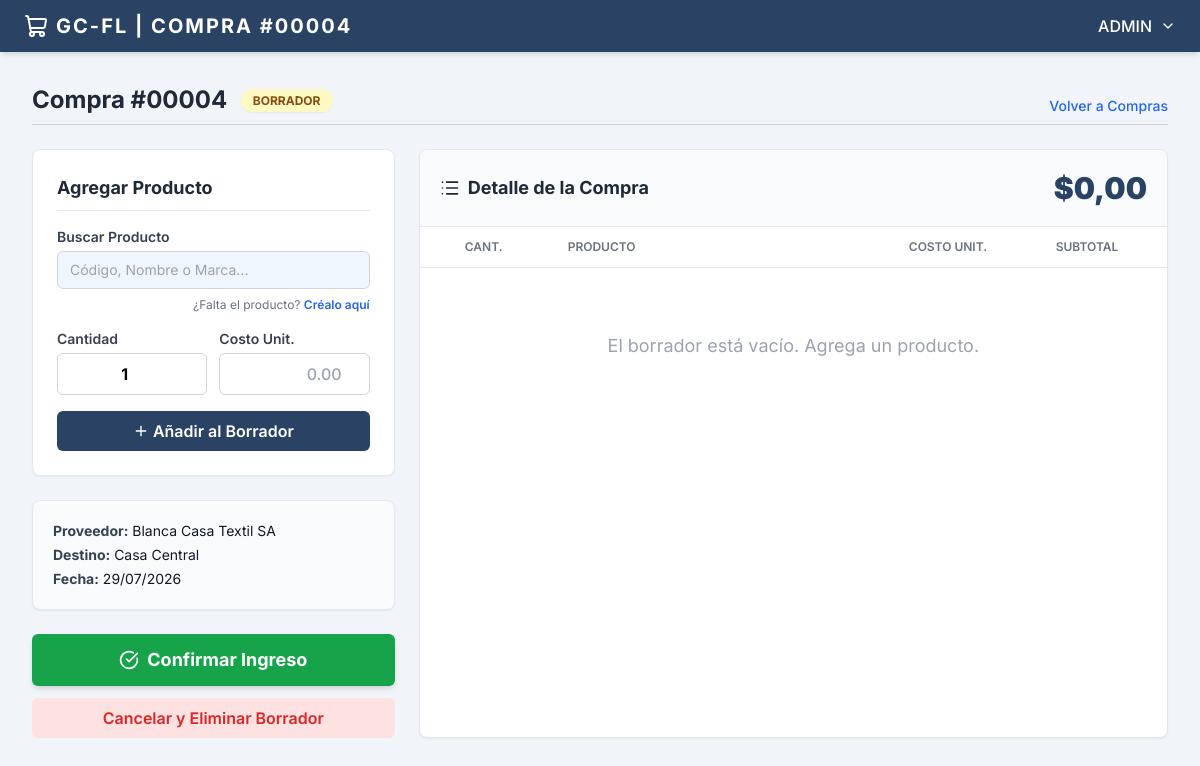
Page /compras/detalle/4/ (signed in) on the earlier database version.
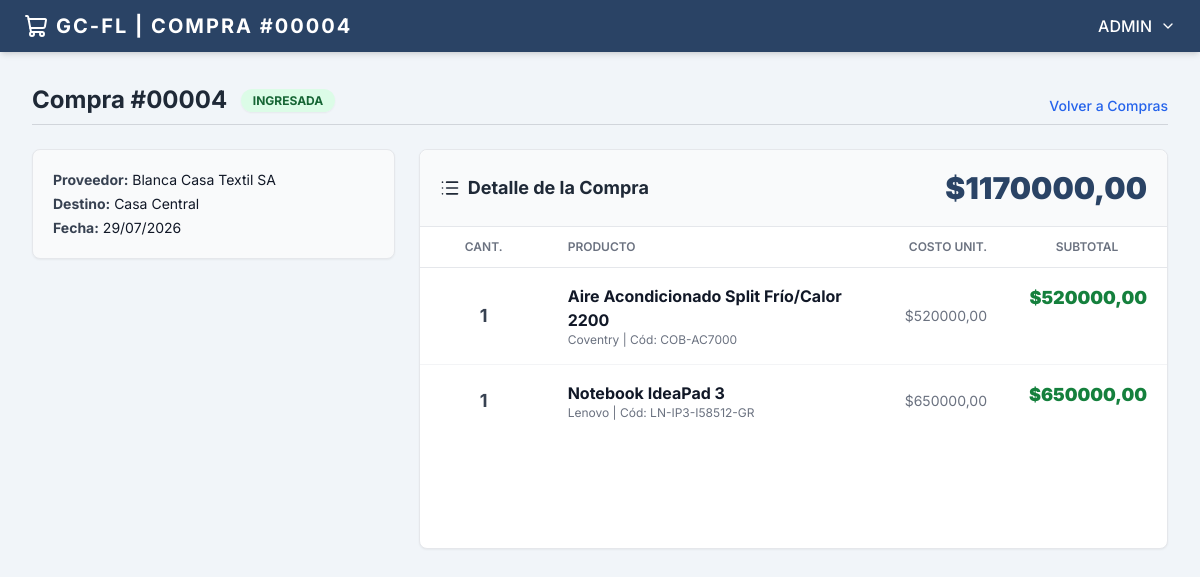
Same page on the later database version.
### compras/models.py (models this page shows, shortened)
class Compra(models.Model):
    ESTADO_CHOICES = [
        ('PENDIENTE', 'Borrador (Sin ingresar)'),
        ('COMPLETADA', 'Completada (Stock Sumado)'),
    ]
    proveedor = models.ForeignKey(Proveedor, on_delete=models.PROTECT, related_name='compras')
    sucursal = models.ForeignKey(Sucursal, on_delete=models.PROTECT)
    usuario = models.ForeignKey(User, on_delete=models.SET_NULL, null=True, blank=True)
    fecha_compra = models.DateTimeField(auto_now_add=True)
    estado = models.CharField(max_length=20, choices=ESTADO_CHOICES, default='PENDIENTE')
    total = models.DecimalField(max_digits=12, decimal_places=2, default=0.00)
    observaciones = models.TextField(blank=True, null=True)
    class Meta:
        db_table = 'compras'
        verbose_name = 'Compra'
        verbose_name_plural = 'Compras'
        ordering = ['-fecha_compra']

class DetalleCompra(models.Model):
    compra = models.ForeignKey(Compra, on_delete=models.CASCADE, related_name='detalles')
    producto = models.ForeignKey(Producto, on_delete=models.PROTECT)
    cantidad = models.IntegerField(default=1)
    precio_costo = models.DecimalField(max_digits=12, decimal_places=2)
    subtotal = models.DecimalField(max_digits=12, decimal_places=2, default=0.00)
    class Meta:
        db_table = 'compras_detalles'

### proveedores/models.py (models this page shows, shortened)
class Proveedor(models.Model):
    TIPO_DOCUMENTO_CHOICES = [
        ('CUIT', 'CUIT'),
        ('CUIL', 'CUIL'),
        ('DNI', 'DNI'),
    ]
    nombre = models.CharField(max_length=100)
    apellido = models.CharField(max_length=100, blank=True, null=True)
    tipo_documento = models.CharField(max_length=20, choices=TIPO_DOCUMENTO_CHOICES, default='CUIT')
    numero_documento = models.CharField(max_length=50, unique=True)
    provincia = models.CharField(max_length=100)
    localidad = models.CharField(max_length=100)
    direccion = models.CharField(max_length=200)
    barrio = models.CharField(max_length=100, blank=True, null=True)
    codigo_postal = models.CharField(max_length=20)
    telefono = models.CharField(max_length=50, blank=True, null=True)
    email = models.EmailField(blank=True, null=True)
    rubro = models.CharField(max_length=100, blank=True, null=True, help_text="Ej: Informática, Limpieza, Mercadería")
    cbu_alias = models.CharField(max_length=100, blank=True, null=True)
    fecha_registro = models.DateTimeField(auto_now_add=True)
    class Meta:
        db_table = 'proveedores'
        verbose_name = 'Proveedor'
        verbose_name_plural = 'Proveedores'
        ordering = ['nombre', 'apellido']

### core/models.py (models this page shows, shortened)
class Sucursal(models.Model):
    nombre = models.CharField(max_length=100, help_text="Ej: Casa Central, Sucursal Norte")
    direccion = models.CharField(max_length=200, blank=True, null=True)
    telefono = models.CharField(max_length=50, blank=True, null=True)
    es_principal = models.BooleanField(default=False)
    class Meta:
        db_table = 'sucursales'
        verbose_name = 'Sucursal'
        verbose_name_plural = 'Sucursales'

### inventario/models.py (models this page shows, shortened)
class Producto(models.Model):
    codigo = models.CharField(max_length=50, unique=True)
    marca = models.CharField(max_length=100)
    nombre = models.CharField(max_length=150)
    categoria = models.CharField(max_length=100, blank=True, null=True)
    precio_costo = models.DecimalField(max_digits=12, decimal_places=2, default=0.00)
    precio_venta = models.DecimalField(max_digits=12, decimal_places=2, default=0.00)
    activo = models.BooleanField(default=True)
    class Meta:
        db_table = 'productos'
        verbose_name = 'Producto'
        verbose_name_plural = 'Productos'
        ordering = ['nombre', 'marca']

### compras/views.py (the view, shortened to what this page needs)
# urls.py: path('detalle/<int:pk>/', views.compra_detalle, name='compra_detalle'),
@login_required
def compra_detalle(request, pk):
    compra = get_object_or_404(Compra, pk=pk)
    max_permission = UserRole.objects.filter(user_id=request.user).aggregate(max_permission=models.Max('role__compras'))['max_permission'] or 0
    form = DetalleCompraForm()
    return render(request, 'compras/compra_detalle.html', {
        'compra': compra,
        'form': form,
        'max_permission': max_permission
    })

### compras/forms.py
class DetalleCompraForm(forms.ModelForm):
    class Meta:
        model = DetalleCompra
        fields = ['producto', 'cantidad', 'precio_costo']
        widgets = {
            'cantidad': forms.NumberInput(attrs={'min': '1', 'value': '1'}),
            'precio_costo': forms.NumberInput(attrs={'step': '0.01'}),
        }

### compras/templates/compras/compra_detalle.html (shortened to what the changed rows need)
{% extends 'core/base.html' %}
{% block nav_icon %}<i data-lucide="shopping-cart" class="w-6 h-6"></i>{% endblock %}
{% block nav_title %}| COMPRA #{{ compra.id|stringformat:"05d" }}{% endblock %}
{% block content %}
    <div class="mb-6 border-b border-gray-300 pb-2 flex justify-between items-end">
        <h1 class="text-2xl font-bold text-gray-800">
            Compra #{{ compra.id|stringformat:"05d" }}
            {% if compra.estado == 'PENDIENTE' %}
                <span class="ml-2 bg-yellow-100 text-yellow-800 text-xs font-bold px-3 py-1 rounded-full align-middle shadow-sm">BORRADOR</span>
            {% else %}
                <span class="ml-2 bg-green-100 text-green-800 text-xs font-bold px-3 py-1 rounded-full align-middle shadow-sm">INGRESADA</span>
            {% endif %}
        </h1>
        <a href="{% url 'compras:compras_list' %}" class="text-sm text-blue-600 hover:underline font-medium">Volver a Compras</a>
    </div>
    <div class="grid grid-cols-1 lg:grid-cols-3 gap-6">
        <div class="lg:col-span-1 space-y-6">
            {% if compra.estado == 'PENDIENTE' %}
            <div class="bg-white rounded-lg shadow-sm border border-gray-200 p-6">
                <h3 class="text-lg font-bold text-gray-800 border-b border-gray-200 pb-2 mb-4">Agregar Producto</h3>
                <form method="POST" class="space-y-4 relative">
                    <div class="relative">
                        <label class="block text-sm font-semibold text-gray-700 mb-1">Buscar Producto</label>
                        <input type="text" id="buscador-producto" placeholder="Código, Nombre o Marca..." class="w-full border border-gray-300 rounded-md py-2 px-3 text-sm focus:outline-none focus:border-[#2a4365] bg-blue-50" autocomplete="off" required>
                        <p class="text-xs text-gray-500 mt-2 text-right">
                            ¿Falta el producto?
                            <a href="{% url 'compras:producto_rapido_desde_compra' compra.pk %}" class="text-blue-600 font-semibold hover:underline">Créalo aquí</a>
                        </p>
                    </div>
                    <div class="grid grid-cols-2 gap-3">
                        <div>
                            <label class="block text-sm font-semibold text-gray-700 mb-1">Cantidad</label>
                            <input type="number" name="cantidad" id="input-cantidad" value="1" min="1" class="w-full border border-gray-300 rounded-md py-2 px-3 focus:outline-none focus:border-[#2a4365] font-bold text-center" required>
                        </div>
                        <div>
                            <label class="block text-sm font-semibold text-gray-700 mb-1">Costo Unit.</label>
                            <input type="number" step="0.01" name="precio_costo" placeholder="0.00" class="w-full border border-gray-300 rounded-md py-2 px-3 focus:outline-none focus:border-[#2a4365] text-right font-medium" required>
                        </div>
                    </div>
                    <button type="submit" class="w-full mt-4 bg-[#2a4365] hover:bg-[#1e324b] text-white font-semibold py-2 px-4 rounded-md transition-colors flex justify-center items-center shadow-sm">
                        <i data-lucide="plus" class="w-4 h-4 mr-1"></i> Añadir al Borrador
                    </button>
                </form>
            </div>
            {% endif %}
            <div class="bg-gray-50 rounded-lg border border-gray-200 p-5 text-sm shadow-sm">
                <p class="mb-1"><strong class="text-gray-700">Proveedor:</strong> <span class="text-gray-900">{{ compra.proveedor.nombre }}</span></p>
                <p class="mb-1"><strong class="text-gray-700">Destino:</strong> <span class="text-gray-900">{{ compra.sucursal.nombre }}</span></p>
                <p><strong class="text-gray-700">Fecha:</strong> <span class="text-gray-900">{{ compra.fecha_compra|date:"d/m/Y" }}</span></p>
            </div>
            {% if compra.estado == 'PENDIENTE' %}
            <div class="flex flex-col gap-3">
                <form method="POST" action="{% url 'compras:compra_finalizar' compra.pk %}" onsubmit="return confirm('¿FINALIZAR COMPRA?\nEsto sumará el stock de todos estos productos al inventario.');">
                    <button type="submit" class="w-full bg-green-600 hover:bg-green-700 text-white font-bold py-3 px-4 rounded-md shadow-md text-lg flex items-center justify-center transition-colors">
                        <i data-lucide="check-circle" class="w-5 h-5 mr-2"></i> Confirmar Ingreso
                    </button>
                </form>
                <form method="POST" action="{% url 'compras:compra_cancelar' compra.pk %}" onsubmit="return confirm('¿CANCELAR COMPRA?\nSe borrará todo este borrador y no ingresará nada.');">
                    <button type="submit" class="w-full bg-red-100 text-red-600 hover:bg-red-200 font-semibold py-2 px-4 rounded-md transition-colors">
                        Cancelar y Eliminar Borrador
                    </button>
                </form>
            </div>
            {% endif %}
        </div>
        <div class="lg:col-span-2 bg-white rounded-lg shadow-sm border border-gray-200 flex flex-col h-full min-h-[400px]">
            <div class="p-5 border-b border-gray-200 flex justify-between items-center bg-gray-50 rounded-t-lg">
                <h3 class="text-lg font-bold text-gray-800 flex items-center"><i data-lucide="list" class="w-5 h-5 mr-2"></i> Detalle de la Compra</h3>
                <span class="text-3xl font-black text-[#2a4365]">${{ compra.total }}</span>
            </div>
            <div class="flex-1 overflow-x-auto">
                <form method="POST">
                    <table class="w-full text-left border-collapse">
                        <thead class="bg-white">
                            <tr class="border-b border-gray-200">
                                <th class="py-3 px-5 text-xs font-semibold text-gray-500 uppercase w-32 text-center">Cant.</th>
                                <th class="py-3 px-5 text-xs font-semibold text-gray-500 uppercase">Producto</th>
                                <th class="py-3 px-5 text-xs font-semibold text-gray-500 uppercase text-right">Costo Unit.</th>
                                <th class="py-3 px-5 text-xs font-semibold text-gray-500 uppercase text-center w-40">Subtotal</th>
                            </tr>
                        </thead>
                        <tbody class="text-sm divide-y divide-gray-100">
                            {% for item in compra.detalles.all %}
                            <tr class="hover:bg-gray-50 group">
                                <td class="py-3 px-5 text-center">
                                    <div class="flex items-center justify-center space-x-2">
                                        <span class="font-bold text-lg text-gray-700 w-6">{{ item.cantidad }}</span>
                                    </div>
                                </td>
                                <td class="py-4 px-5">
                                    <span class="font-bold text-gray-900 text-base">{{ item.producto.nombre }}</span>
                                    <span class="text-gray-500 block text-xs">{{ item.producto.marca }} | Cód: {{ item.producto.codigo }}</span>
                                </td>
                                <td class="py-4 px-5 text-right text-gray-500">${{ item.precio_costo }}</td>
                                <td class="py-4 px-5 text-right font-black text-green-700 text-lg flex items-center justify-end h-full">
                                    <span>${{ item.subtotal }}</span>
                                </td>
                            </tr>
                            {% empty %}
                            <tr><td colspan="4" class="py-16 text-center text-gray-400 text-lg">El borrador está vacío. Agrega un producto.</td></tr>
                            {% endfor %}
                        </tbody>
                    </table>
                </form>
            </div>
        </div>
    </div>
{% endblock content %}

Differences in the rows shown:
changed Compra "Blanca Casa Textil SA": estado "PENDIENTE" → "COMPLETADA" (drawn); total "0,00" → "1170000,00"
added DetalleCompra: cantidad "1", producto.nombre "Aire Acondicionado Split Frío/Calor 2200", producto.marca "Coventry", producto.codigo "COB-AC7000", precio_costo "520000,00", subtotal "520000,00"
added DetalleCompra: cantidad "1", producto.nombre "Notebook IdeaPad 3", producto.marca "Lenovo", producto.codigo "LN-IP3-I58512-GR", precio_costo "650000,00", subtotal "650000,00"
Other differences:
form field cantidad: "1" → (not shown)
text no longer shown: "BORRADOR Agregar Producto Buscar Producto ¿Falta el producto? Créalo aquí Cantidad Costo Unit. Añadir al Borrador Confirmar Ingreso Cancelar y Eliminar Borrador El borrador está vacío. Agrega un producto."
text now shown: "INGRESADA"
